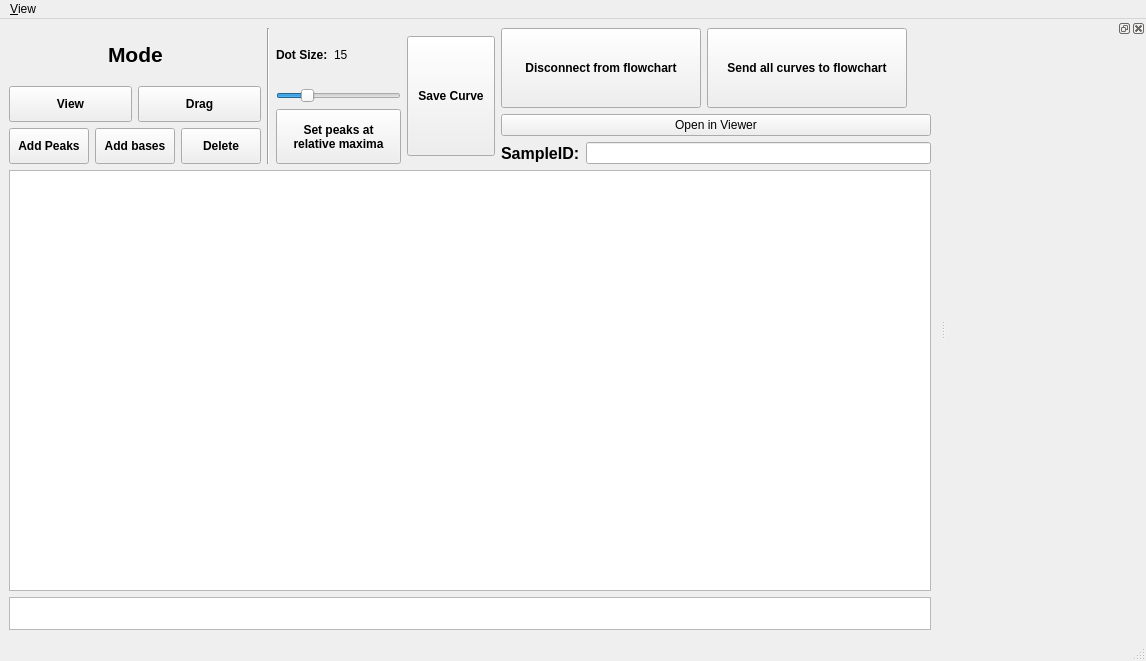
<?xml version="1.0" encoding="UTF-8"?>
<ui version="4.0">
 <class>MainWindow</class>
 <widget class="QMainWindow" name="MainWindow">
  <property name="geometry">
   <rect>
    <x>0</x>
    <y>0</y>
    <width>1146</width>
    <height>661</height>
   </rect>
  </property>
  <property name="windowTitle">
   <string>MainWindow</string>
  </property>
  <widget class="QWidget" name="centralwidget">
   <layout class="QGridLayout" name="gridLayout_2">
    <item row="0" column="0">
     <layout class="QHBoxLayout" name="horizontalLayout_7">
      <item>
       <layout class="QHBoxLayout" name="horizontalLayout_4">
        <item>
         <layout class="QVBoxLayout" name="verticalLayout">
          <item>
           <layout class="QHBoxLayout" name="horizontalLayout_3">
            <item>
             <spacer name="horizontalSpacer_3">
              <property name="orientation">
               <enum>Qt::Horizontal</enum>
              </property>
              <property name="sizeHint" stdset="0">
               <size>
                <width>40</width>
                <height>20</height>
               </size>
              </property>
             </spacer>
            </item>
            <item>
             <widget class="QLabel" name="label">
              <property name="minimumSize">
               <size>
                <width>0</width>
                <height>0</height>
               </size>
              </property>
              <property name="font">
               <font>
                <pointsize>16</pointsize>
                <weight>75</weight>
                <bold>true</bold>
               </font>
              </property>
              <property name="text">
               <string>Mode</string>
              </property>
             </widget>
            </item>
            <item>
             <spacer name="horizontalSpacer_4">
              <property name="orientation">
               <enum>Qt::Horizontal</enum>
              </property>
              <property name="sizeHint" stdset="0">
               <size>
                <width>40</width>
                <height>20</height>
               </size>
              </property>
             </spacer>
            </item>
           </layout>
          </item>
          <item>
           <layout class="QHBoxLayout" name="horizontalLayout">
            <item>
             <widget class="QPushButton" name="btnModeView">
              <property name="minimumSize">
               <size>
                <width>0</width>
                <height>36</height>
               </size>
              </property>
              <property name="font">
               <font>
                <weight>75</weight>
                <bold>true</bold>
               </font>
              </property>
              <property name="text">
               <string>View</string>
              </property>
              <property name="checkable">
               <bool>true</bool>
              </property>
             </widget>
            </item>
            <item>
             <widget class="QPushButton" name="btnModeDrag">
              <property name="minimumSize">
               <size>
                <width>0</width>
                <height>36</height>
               </size>
              </property>
              <property name="font">
               <font>
                <weight>75</weight>
                <bold>true</bold>
               </font>
              </property>
              <property name="text">
               <string>Drag</string>
              </property>
              <property name="checkable">
               <bool>true</bool>
              </property>
             </widget>
            </item>
           </layout>
          </item>
          <item>
           <layout class="QHBoxLayout" name="horizontalLayout_2">
            <item>
             <widget class="QPushButton" name="btnModeAddPeaks">
              <property name="minimumSize">
               <size>
                <width>0</width>
                <height>36</height>
               </size>
              </property>
              <property name="font">
               <font>
                <weight>75</weight>
                <bold>true</bold>
               </font>
              </property>
              <property name="text">
               <string>Add Peaks</string>
              </property>
              <property name="checkable">
               <bool>true</bool>
              </property>
             </widget>
            </item>
            <item>
             <widget class="QPushButton" name="btnModeAddBases">
              <property name="minimumSize">
               <size>
                <width>0</width>
                <height>36</height>
               </size>
              </property>
              <property name="font">
               <font>
                <weight>75</weight>
                <bold>true</bold>
               </font>
              </property>
              <property name="text">
               <string>Add bases</string>
              </property>
              <property name="checkable">
               <bool>true</bool>
              </property>
             </widget>
            </item>
            <item>
             <widget class="QPushButton" name="btnModeDelete">
              <property name="minimumSize">
               <size>
                <width>0</width>
                <height>36</height>
               </size>
              </property>
              <property name="font">
               <font>
                <weight>75</weight>
                <bold>true</bold>
               </font>
              </property>
              <property name="text">
               <string>Delete</string>
              </property>
              <property name="checkable">
               <bool>true</bool>
              </property>
             </widget>
            </item>
           </layout>
          </item>
         </layout>
        </item>
        <item>
         <widget class="Line" name="line">
          <property name="orientation">
           <enum>Qt::Vertical</enum>
          </property>
         </widget>
        </item>
        <item>
         <layout class="QVBoxLayout" name="verticalLayout_2">
          <item>
           <layout class="QGridLayout" name="gridLayout">
            <item row="0" column="0">
             <widget class="QLabel" name="label_3">
              <property name="font">
               <font>
                <weight>75</weight>
                <bold>true</bold>
               </font>
              </property>
              <property name="text">
               <string>Dot Size:</string>
              </property>
             </widget>
            </item>
            <item row="0" column="1">
             <widget class="QLabel" name="label_4">
              <property name="text">
               <string>15</string>
              </property>
             </widget>
            </item>
            <item row="0" column="2">
             <spacer name="horizontalSpacer">
              <property name="orientation">
               <enum>Qt::Horizontal</enum>
              </property>
              <property name="sizeHint" stdset="0">
               <size>
                <width>40</width>
                <height>20</height>
               </size>
              </property>
             </spacer>
            </item>
            <item row="1" column="0" colspan="3">
             <widget class="QSlider" name="sliderDotSize">
              <property name="minimum">
               <number>5</number>
              </property>
              <property name="maximum">
               <number>50</number>
              </property>
              <property name="singleStep">
               <number>5</number>
              </property>
              <property name="pageStep">
               <number>5</number>
              </property>
              <property name="value">
               <number>15</number>
              </property>
              <property name="orientation">
               <enum>Qt::Horizontal</enum>
              </property>
             </widget>
            </item>
           </layout>
          </item>
          <item>
           <widget class="QPushButton" name="btnSetPeaksAtRelativeMaxima">
            <property name="minimumSize">
             <size>
              <width>125</width>
              <height>55</height>
             </size>
            </property>
            <property name="font">
             <font>
              <weight>75</weight>
              <bold>true</bold>
             </font>
            </property>
            <property name="text">
             <string>Set peaks at
relative maxima</string>
            </property>
           </widget>
          </item>
         </layout>
        </item>
        <item>
         <widget class="QPushButton" name="btnSaveCurve">
          <property name="sizePolicy">
           <sizepolicy hsizetype="Expanding" vsizetype="MinimumExpanding">
            <horstretch>0</horstretch>
            <verstretch>0</verstretch>
           </sizepolicy>
          </property>
          <property name="minimumSize">
           <size>
            <width>88</width>
            <height>72</height>
           </size>
          </property>
          <property name="maximumSize">
           <size>
            <width>356</width>
            <height>120</height>
           </size>
          </property>
          <property name="font">
           <font>
            <weight>75</weight>
            <bold>true</bold>
           </font>
          </property>
          <property name="text">
           <string>Save Curve</string>
          </property>
         </widget>
        </item>
       </layout>
      </item>
      <item>
       <layout class="QVBoxLayout" name="verticalLayout_3">
        <item>
         <layout class="QHBoxLayout" name="horizontalLayout_6">
          <item>
           <widget class="QPushButton" name="btnDisconnectFromFlowchart">
            <property name="sizePolicy">
             <sizepolicy hsizetype="Expanding" vsizetype="MinimumExpanding">
              <horstretch>0</horstretch>
              <verstretch>0</verstretch>
             </sizepolicy>
            </property>
            <property name="minimumSize">
             <size>
              <width>200</width>
              <height>30</height>
             </size>
            </property>
            <property name="maximumSize">
             <size>
              <width>340</width>
              <height>80</height>
             </size>
            </property>
            <property name="font">
             <font>
              <weight>75</weight>
              <bold>true</bold>
             </font>
            </property>
            <property name="text">
             <string>Disconnect from flowchart</string>
            </property>
            <property name="checkable">
             <bool>true</bool>
            </property>
           </widget>
          </item>
          <item>
           <widget class="QPushButton" name="btnSendToFlowchart">
            <property name="sizePolicy">
             <sizepolicy hsizetype="Expanding" vsizetype="MinimumExpanding">
              <horstretch>0</horstretch>
              <verstretch>0</verstretch>
             </sizepolicy>
            </property>
            <property name="minimumSize">
             <size>
              <width>200</width>
              <height>30</height>
             </size>
            </property>
            <property name="maximumSize">
             <size>
              <width>340</width>
              <height>80</height>
             </size>
            </property>
            <property name="font">
             <font>
              <weight>75</weight>
              <bold>true</bold>
             </font>
            </property>
            <property name="text">
             <string>Send all curves to flowchart</string>
            </property>
           </widget>
          </item>
          <item>
           <spacer name="horizontalSpacer_2">
            <property name="orientation">
             <enum>Qt::Horizontal</enum>
            </property>
            <property name="sizeHint" stdset="0">
             <size>
              <width>40</width>
              <height>20</height>
             </size>
            </property>
           </spacer>
          </item>
         </layout>
        </item>
        <item>
         <widget class="QPushButton" name="pushButtonOpenInViewer">
          <property name="text">
           <string>Open in Viewer</string>
          </property>
         </widget>
        </item>
        <item>
         <layout class="QHBoxLayout" name="horizontalLayout_5">
          <item>
           <widget class="QLabel" name="label_2">
            <property name="font">
             <font>
              <pointsize>12</pointsize>
              <weight>75</weight>
              <bold>true</bold>
             </font>
            </property>
            <property name="text">
             <string>SampleID:</string>
            </property>
           </widget>
          </item>
          <item>
           <widget class="QLineEdit" name="lineEditSampleID">
            <property name="font">
             <font>
              <weight>75</weight>
              <bold>true</bold>
             </font>
            </property>
            <property name="readOnly">
             <bool>true</bool>
            </property>
           </widget>
          </item>
         </layout>
        </item>
       </layout>
      </item>
     </layout>
    </item>
    <item row="1" column="0">
     <widget class="PlotWidget" name="graphicsView"/>
    </item>
    <item row="2" column="0">
     <widget class="QListWidget" name="listwIndices">
      <property name="sizePolicy">
       <sizepolicy hsizetype="Expanding" vsizetype="Fixed">
        <horstretch>0</horstretch>
        <verstretch>0</verstretch>
       </sizepolicy>
      </property>
      <property name="minimumSize">
       <size>
        <width>0</width>
        <height>33</height>
       </size>
      </property>
      <property name="maximumSize">
       <size>
        <width>16777215</width>
        <height>33</height>
       </size>
      </property>
      <property name="showDropIndicator" stdset="0">
       <bool>false</bool>
      </property>
      <property name="defaultDropAction">
       <enum>Qt::IgnoreAction</enum>
      </property>
      <property name="selectionMode">
       <enum>QAbstractItemView::SingleSelection</enum>
      </property>
      <property name="flow">
       <enum>QListView::LeftToRight</enum>
      </property>
     </widget>
    </item>
   </layout>
  </widget>
  <widget class="QMenuBar" name="menubar">
   <property name="geometry">
    <rect>
     <x>0</x>
     <y>0</y>
     <width>1146</width>
     <height>22</height>
    </rect>
   </property>
   <widget class="QMenu" name="menuView">
    <property name="title">
     <string>&amp;View</string>
    </property>
    <addaction name="actionTransmissions_dock"/>
   </widget>
   <addaction name="menuView"/>
  </widget>
  <widget class="QStatusBar" name="statusbar"/>
  <widget class="QDockWidget" name="dockWidget">
   <property name="minimumSize">
    <size>
     <width>200</width>
     <height>50</height>
    </size>
   </property>
   <attribute name="dockWidgetArea">
    <number>2</number>
   </attribute>
   <widget class="QWidget" name="dockWidgetContents"/>
  </widget>
  <action name="actionUndo">
   <property name="text">
    <string>&amp;Undo</string>
   </property>
  </action>
  <action name="actionRedo">
   <property name="text">
    <string>&amp;Redo</string>
   </property>
  </action>
  <action name="actionTransmissions_dock">
   <property name="checkable">
    <bool>true</bool>
   </property>
   <property name="checked">
    <bool>true</bool>
   </property>
   <property name="text">
    <string>&amp;Transmissions dock</string>
   </property>
  </action>
 </widget>
 <customwidgets>
  <customwidget>
   <class>PlotWidget</class>
   <extends>QGraphicsView</extends>
   <header>....pyqtgraphCore</header>
  </customwidget>
 </customwidgets>
 <tabstops>
  <tabstop>btnModeView</tabstop>
  <tabstop>btnModeDrag</tabstop>
  <tabstop>btnModeAddPeaks</tabstop>
  <tabstop>btnModeAddBases</tabstop>
  <tabstop>btnModeDelete</tabstop>
  <tabstop>sliderDotSize</tabstop>
  <tabstop>btnSetPeaksAtRelativeMaxima</tabstop>
  <tabstop>btnSaveCurve</tabstop>
  <tabstop>btnDisconnectFromFlowchart</tabstop>
  <tabstop>lineEditSampleID</tabstop>
  <tabstop>graphicsView</tabstop>
  <tabstop>listwIndices</tabstop>
 </tabstops>
 <resources/>
 <connections>
  <connection>
   <sender>sliderDotSize</sender>
   <signal>valueChanged(int)</signal>
   <receiver>label_4</receiver>
   <slot>setNum(int)</slot>
   <hints>
    <hint type="sourcelabel">
     <x>720</x>
     <y>508</y>
    </hint>
    <hint type="destinationlabel">
     <x>630</x>
     <y>478</y>
    </hint>
   </hints>
  </connection>
  <connection>
   <sender>actionTransmissions_dock</sender>
   <signal>toggled(bool)</signal>
   <receiver>dockWidget</receiver>
   <slot>setVisible(bool)</slot>
   <hints>
    <hint type="sourcelabel">
     <x>-1</x>
     <y>-1</y>
    </hint>
    <hint type="destinationlabel">
     <x>893</x>
     <y>305</y>
    </hint>
   </hints>
  </connection>
 </connections>
</ui>
